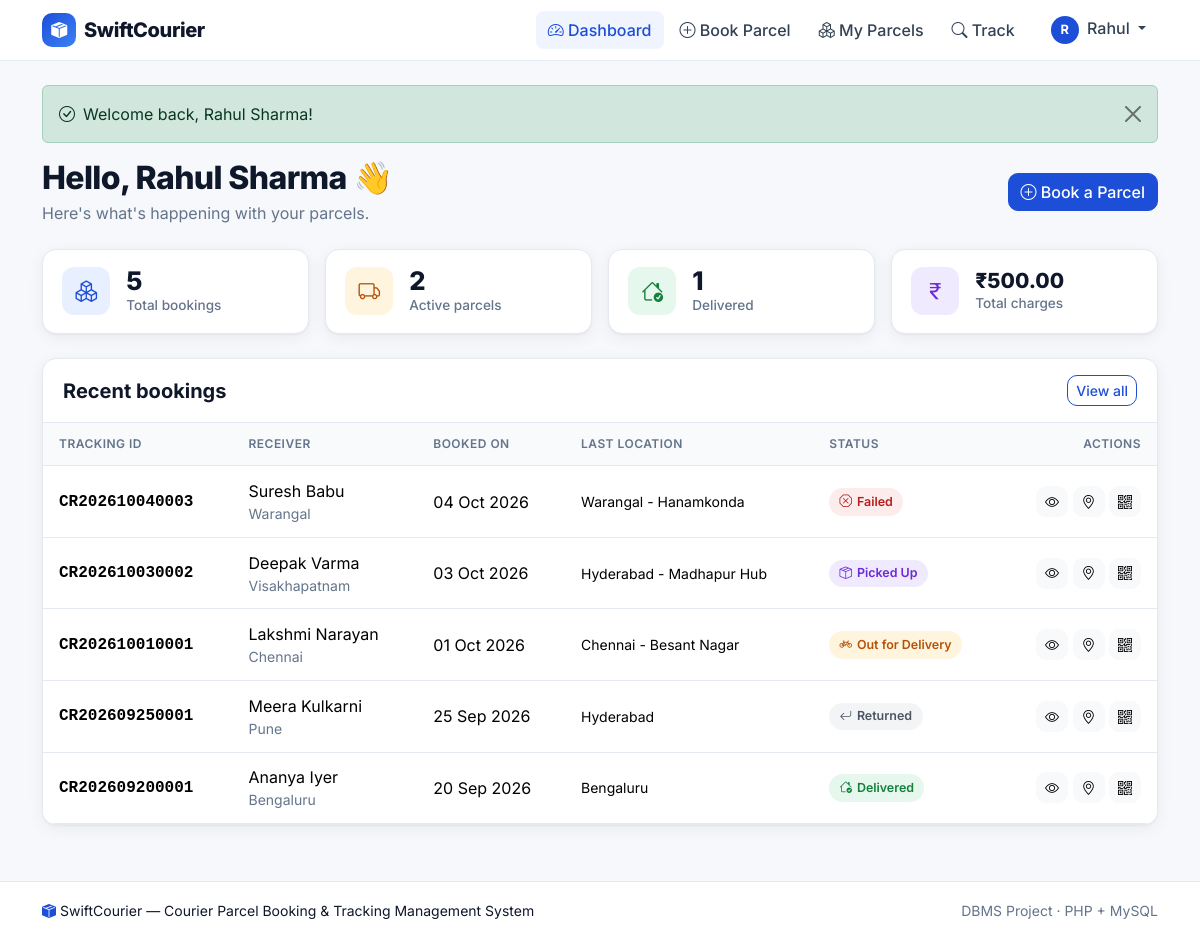
The app's page /dashboard.php (signed in) with its own data.
### tables this page shows
CREATE TABLE parcels (
    parcel_id              INT UNSIGNED AUTO_INCREMENT PRIMARY KEY,
    tracking_id            CHAR(14)     NOT NULL,
    customer_id            INT UNSIGNED NOT NULL,
    sender_name            VARCHAR(100) NOT NULL,
    sender_phone           VARCHAR(15)  NOT NULL,
    sender_address         VARCHAR(255) NOT NULL,
    sender_city            VARCHAR(60)  NOT NULL,
    receiver_name          VARCHAR(100) NOT NULL,
    receiver_phone         VARCHAR(15)  NOT NULL,
    receiver_address       VARCHAR(255) NOT NULL,
    receiver_city          VARCHAR(60)  NOT NULL,
    parcel_type            ENUM('Document','Package','Electronics','Fragile','Other') NOT NULL,
    weight_kg              DECIMAL(6,2) NOT NULL,
    booking_date           DATETIME     NOT NULL DEFAULT CURRENT_TIMESTAMP,
    expected_delivery_date DATE         NOT NULL,
    delivery_charge        DECIMAL(10,2) NOT NULL,
    payment_status         ENUM('Pending','Paid','Refunded') NOT NULL DEFAULT 'Pending',
    current_status         ENUM('Booked','Picked Up','In Transit','Out for Delivery','Delivered','Failed','Returned') NOT NULL DEFAULT 'Booked',
    created_at             TIMESTAMP NOT NULL DEFAULT CURRENT_TIMESTAMP,
    CONSTRAINT uq_parcels_tracking UNIQUE (tracking_id),
    CONSTRAINT fk_parcels_customer FOREIGN KEY (customer_id) REFERENCES users(user_id)
        ON UPDATE CASCADE ON DELETE RESTRICT,
    CONSTRAINT chk_parcels_weight CHECK (weight_kg > 0 AND weight_kg <= 50),
    CONSTRAINT chk_parcels_charge CHECK (delivery_charge >= 0),
    INDEX idx_parcels_status (current_status),
    INDEX idx_parcels_booking (booking_date)
);

### dashboard.php (the view, shortened to what this page needs)
<?php
require_once __DIR__ . '/includes/init.php';
$uid = (int)current_user()['user_id'];
$stats = db_one($conn, "SELECT COUNT(*) AS total,
        COALESCE(SUM(current_status IN ('Booked','Picked Up','In Transit','Out for Delivery')), 0) AS active,
        COALESCE(SUM(current_status = 'Delivered'), 0) AS delivered,
        COALESCE(SUM(delivery_charge), 0) AS spent
    FROM parcels WHERE customer_id = ?", 'i', [$uid]);
$recent = db_all($conn, "SELECT p.parcel_id, p.tracking_id, p.receiver_name, p.receiver_city, p.booking_date,
        p.expected_delivery_date, p.current_status,
        (SELECT th.location FROM tracking_history th WHERE th.parcel_id = p.parcel_id
          ORDER BY th.created_at DESC, th.history_id DESC LIMIT 1) AS last_location
    FROM parcels p WHERE p.customer_id = ?
    ORDER BY p.booking_date DESC, p.parcel_id DESC LIMIT 5", 'i', [$uid]);
require __DIR__ . '/includes/header.php';
?>
<div class="d-flex flex-wrap justify-content-between align-items-center gap-3 mb-4">
    <div>
        <h2 class="page-title">Hello, <?= e(current_user()['name']) ?> 👋</h2>
        <p class="text-muted mb-0">Here's what's happening with your parcels.</p>
    </div>
    <a href="<?= e(url('book_parcel.php')) ?>" class="btn btn-primary"><i class="bi bi-plus-circle"></i> Book a Parcel</a>
</div>
<div class="row g-3 mb-4">
    <div class="col-6 col-lg-3"><div class="card-x stat-card"><div class="stat-icon bg-soft-blue"><i class="bi bi-boxes"></i></div><div><div class="stat-value"><?= (int)$stats['total'] ?></div><div class="stat-label">Total bookings</div></div></div></div>
    <div class="col-6 col-lg-3"><div class="card-x stat-card"><div class="stat-icon bg-soft-amber"><i class="bi bi-truck"></i></div><div><div class="stat-value"><?= (int)$stats['active'] ?></div><div class="stat-label">Active parcels</div></div></div></div>
    <div class="col-6 col-lg-3"><div class="card-x stat-card"><div class="stat-icon bg-soft-green"><i class="bi bi-house-check"></i></div><div><div class="stat-value"><?= (int)$stats['delivered'] ?></div><div class="stat-label">Delivered</div></div></div></div>
    <div class="col-6 col-lg-3"><div class="card-x stat-card"><div class="stat-icon bg-soft-violet"><i class="bi bi-currency-rupee"></i></div><div><div class="stat-value" style="font-size:1.3rem"><?= money($stats['spent']) ?></div><div class="stat-label">Total charges</div></div></div></div>
</div>
<div class="card-x">
    <div class="card-head">
        <h5>Recent bookings</h5>
        <a href="<?= e(url('my_parcels.php')) ?>" class="btn btn-sm btn-outline-primary">View all</a>
    </div>
    <?php if (!$recent): ?>
        <div class="empty-state"><i class="bi bi-box2"></i>You haven't booked any parcels yet.<br>
            <a href="<?= e(url('book_parcel.php')) ?>" class="btn btn-primary btn-sm mt-3">Book your first parcel</a></div>
    <?php else: ?>
        <div class="table-responsive">
            <table class="table table-x">
                <thead><tr><th>Tracking ID</th><th>Receiver</th><th>Booked on</th><th>Last location</th><th>Status</th><th class="text-end">Actions</th></tr></thead>
                <tbody>
                <?php foreach ($recent as $p): ?>
                    <tr>
                        <td class="tid"><?= e($p['tracking_id']) ?></td>
                        <td><?= e($p['receiver_name']) ?><div class="small text-muted"><?= e($p['receiver_city']) ?></div></td>
                        <td><?= e(fmt_date($p['booking_date'])) ?></td>
                        <td class="small"><?= e($p['last_location'] ?? '—') ?></td>
                        <td><?= status_badge($p['current_status']) ?></td>
                        <td class="text-end text-nowrap">
                            <a class="btn btn-sm btn-light" href="<?= e(url('parcel_details.php?id=' . $p['parcel_id'])) ?>" title="View details"><i class="bi bi-eye"></i></a>
                            <a class="btn btn-sm btn-light" href="<?= e(url('track.php?tracking_id=' . $p['tracking_id'])) ?>" title="Track"><i class="bi bi-geo-alt"></i></a>
                            <a class="btn btn-sm btn-light" href="<?= e(url('qr.php?tracking_id=' . $p['tracking_id'])) ?>" title="QR code"><i class="bi bi-qr-code"></i></a>
                        </td>
                    </tr>
                <?php endforeach; ?>
                </tbody>
            </table>
        </div>
    <?php endif; ?>
</div>
<?php require __DIR__ . '/includes/footer.php'; ?>

### includes/functions.php (shortened to what this page needs)
<?php
function e($value): string
{
    return htmlspecialchars((string)$value, ENT_QUOTES, 'UTF-8');
}
function app_path(): string
{
    static $path = null;
    if ($path === null) {
        $root = str_replace('\\', '/', realpath($_SERVER['DOCUMENT_ROOT'] ?? '') ?: '');
        $app  = str_replace('\\', '/', realpath(__DIR__ . '/..'));
        $path = ($root !== '' && stripos($app, $root) === 0) ? substr($app, strlen($root)) : '';
        $path = rtrim($path, '/');
    }
    return $path;
}
function url(string $page = ''): string
{
    return app_path() . '/' . ltrim($page, '/');
}
function render_flash(): string
{
    $html = '';
    foreach ($_SESSION['flash'] ?? [] as $f) {
        $icon = $f['type'] === 'success' ? 'check-circle' : ($f['type'] === 'danger' ? 'exclamation-octagon' : 'info-circle');
        $html .= '<div class="alert alert-' . e($f['type']) . ' alert-dismissible fade show d-flex align-items-center gap-2" role="alert">'
            . '<i class="bi bi-' . $icon . '"></i><div>' . e($f['msg']) . '</div>'
            . '<button type="button" class="btn-close" data-bs-dismiss="alert" aria-label="Close"></button></div>';
    }
    return $html;
}
function current_user(): ?array
{
    return $_SESSION['user'] ?? null;
}
function status_class(string $status): string
{
    return 'status-' . strtolower(str_replace(' ', '-', $status));
}
function status_icon(string $status): string
{
    return [
        'Booked' => 'journal-check', 'Picked Up' => 'box-seam', 'In Transit' => 'truck',
        'Out for Delivery' => 'bicycle', 'Delivered' => 'house-check', 'Failed' => 'x-octagon',
        'Returned' => 'arrow-return-left',
    ][$status] ?? 'circle';
}
function status_badge(string $status): string
{
    return '<span class="status-badge ' . status_class($status) . '"><i class="bi bi-' . status_icon($status) . '"></i> ' . e($status) . '</span>';
}
function money($amount): string
{
    return '₹' . number_format((float)$amount, 2);
}
function fmt_date(?string $d, bool $withTime = false): string
{
    return date($withTime ? 'd M Y, h:i A' : 'd M Y', strtotime($d));
}
function db_all(mysqli $conn, string $sql, string $types = '', array $params = []): array
{
    $stmt = $conn->prepare($sql);
    if ($types !== '') {
        $stmt->bind_param($types, ...$params);
    }
    $stmt->execute();
    return $stmt->get_result()->fetch_all(MYSQLI_ASSOC);
}
function db_one(mysqli $conn, string $sql, string $types = '', array $params = []): ?array
{
    return db_all($conn, $sql, $types, $params)[0] ?? null;
}

### assets/css/style.css (style rules this page uses)
:root { --brand: #1d4ed8; --brand-dark: #1e3a8a; --brand-soft: #eff4ff; --accent: #f59e0b; --ink: #0f172a; --muted: #64748b; --line: #e5e9f0; --bg: #f6f8fb; --card: #ffffff; --radius: 14px; --shadow: 0 1px 2px rgba(15, 23, 42, .04), 0 4px 16px rgba(15, 23, 42, .06); --bs-primary: #1d4ed8; --bs-primary-rgb: 29, 78, 216; --bs-body-font-family: 'Inter', system-ui, -apple-system, 'Segoe UI', Roboto, sans-serif; }
body { background: var(--bg); color: var(--ink); min-height: 100vh; display: flex; flex-direction: column; }
a { color: var(--brand); }
.btn-primary { --bs-btn-bg: var(--brand); --bs-btn-border-color: var(--brand); --bs-btn-hover-bg: var(--brand-dark); --bs-btn-hover-border-color: var(--brand-dark); --bs-btn-active-bg: var(--brand-dark); }
.btn-outline-primary { --bs-btn-color: var(--brand); --bs-btn-border-color: var(--brand); --bs-btn-hover-bg: var(--brand); --bs-btn-hover-border-color: var(--brand); }
.btn { border-radius: 10px; font-weight: 500; }
.text-muted { color: var(--muted) !important; }
.card-x { background: var(--card); border: 1px solid var(--line); border-radius: var(--radius); box-shadow: var(--shadow); overflow: hidden; }
.card-x .card-head { padding: 1rem 1.25rem; border-bottom: 1px solid var(--line); display: flex; align-items: center; justify-content: space-between; gap: .75rem; flex-wrap: wrap; }
.card-x .card-head h5, .card-x .card-head h6 { margin: 0; font-weight: 700; }
.page-title { font-weight: 800; letter-spacing: -.02em; margin-bottom: .2rem; }
.stat-card { padding: 1.1rem 1.2rem; display: flex; align-items: center; gap: 1rem; height: 100%; }
.stat-icon { width: 48px; height: 48px; border-radius: 12px; display: grid; place-items: center; font-size: 1.35rem; flex-shrink: 0; }
.stat-value { font-size: 1.6rem; font-weight: 800; line-height: 1.1; }
.stat-label { color: var(--muted); font-size: .85rem; font-weight: 500; }
.bg-soft-blue { background: #e8efff; color: #1d4ed8; }
.bg-soft-green { background: #e6f7ee; color: #15803d; }
.bg-soft-amber { background: #fff4de; color: #b45309; }
.bg-soft-violet { background: #f0eaff; color: #6d28d9; }
.status-badge { display: inline-flex; align-items: center; gap: .3rem; padding: .28rem .65rem; border-radius: 999px; font-size: .78rem; font-weight: 600; white-space: nowrap; }
.status-picked-up { background: #f0eaff; color: #6d28d9; }
.status-out-for-delivery { background: #fff4de; color: #b45309; }
.status-delivered { background: #e6f7ee; color: #15803d; }
.status-failed { background: #fdecec; color: #b91c1c; }
.status-returned { background: #f3f4f6; color: #4b5563; }
.table-x { margin: 0; }
.table-x thead th { background: #f8fafc; color: var(--muted); font-size: .75rem; text-transform: uppercase; letter-spacing: .04em; font-weight: 600; border-bottom: 1px solid var(--line); padding: .75rem 1rem; white-space: nowrap; }
.table-x td { padding: .8rem 1rem; vertical-align: middle; border-color: var(--line); }
.tid { font-family: ui-monospace, 'SFMono-Regular', Consolas, monospace; font-weight: 600; color: var(--brand-dark); }

### records on screen
parcels: tracking "CR202610040003", receiver_name "Suresh Babu", receiver_city "Warangal", booking_date "04 Oct 2026", last_location "Warangal - Hanamkonda", current_status "Failed"
parcels: tracking "CR202610030002", receiver_name "Deepak Varma", receiver_city "Visakhapatnam", booking_date "03 Oct 2026", last_location "Hyderabad - Madhapur Hub", current_status "Picked Up"
parcels: tracking "CR202610010001", receiver_name "Lakshmi Narayan", receiver_city "Chennai", booking_date "01 Oct 2026", last_location "Chennai - Besant Nagar", current_status "Out for Delivery"
parcels: tracking "CR202609250001", receiver_name "Meera Kulkarni", receiver_city "Pune", booking_date "25 Sep 2026", last_location "Hyderabad", current_status "Returned"
parcels: tracking "CR202609200001", receiver_name "Ananya Iyer", receiver_city "Bengaluru", booking_date "20 Sep 2026", last_location "Bengaluru", current_status "Delivered"

### other values on screen
APP_NAME "SwiftCourier"
$label "Dashboard Book Parcel My Parcels Track"
substr($user['name'], 0, 1) "R"
explode(' ', $user['name'])[0] "Rahul"
$f['msg'] "Welcome back, Rahul Sharma!"
current_user()['name'] "Rahul Sharma"
$stats['total'] "5"
$stats['active'] "2"
$stats['delivered'] "1"
money($stats['spent']) "₹500.00"
